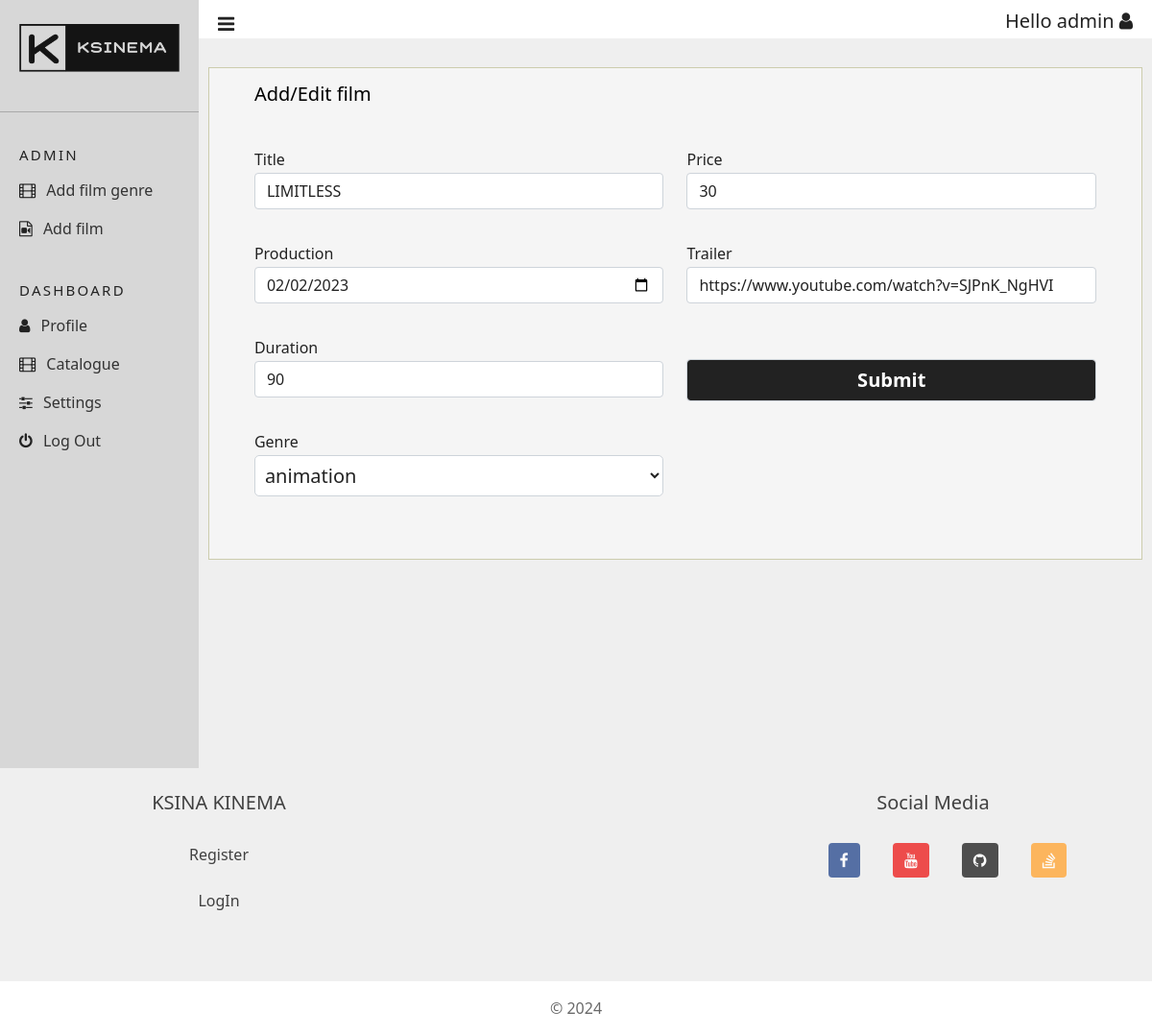
/admin/edit-film.php?id=4 (signed in), run on the app's committed database.
### tables this page shows
CREATE TABLE `film` (
  `id` bigint(20) UNSIGNED NOT NULL,
  `title` varchar(32) NOT NULL,
  `production` date DEFAULT NULL,
  `duration` smallint(5) UNSIGNED NOT NULL,
  `genre_id` bigint(20) UNSIGNED DEFAULT NULL,
  `price` smallint(5) UNSIGNED NOT NULL,
  `trailer` varchar(128) DEFAULT NULL,
  `poster` varchar(128) DEFAULT NULL,
  `video` varchar(128) NOT NULL
);

### src/lib/film-form.php (the view, shortened to what this page needs)
<?php
require_once("connect.php");
?>
<form id="role-form" class="cataloge" method="post" action="./process-add-film.php" enctype="multipart/form-data">
    <div class="container">
        <div class="row">
            <h2 class="h-form">Add/Edit film</h2>
            <div class="col-sm">
                <div>
                    <label for="title">Title</label>
                    <input type="text" id="title" name="title" class="form-control" value=<?php echo "\"$title\"" ?> required>
                </div>
                <div>
                    <label for="production">Production</label>
                    <input type="date" id="production" name="production" class="form-control" value=<?php echo "\"$production\"" ?> required>
                </div>
                <div>
                    <label for="duration">Duration</label>
                    <input type="number" id="duration" name="duration" class="form-control" value=<?php echo "\"$duration\"" ?> min="1" required>
                </div>
                <div>
                    <label for="genre">Genre</label>
                    <select id="genre" name="genre" class="genre-select">
                        <?php
                        $query = "select * from `genre`;";
                        $res = mysqli_query($conn, $query);
                        if ($res) {
                            while ($arr = mysqli_fetch_assoc($res)) {
                                $id = $arr["id"];
                                $selected = "";
                                printf("<option value=\"%s\"%s>%s</option>", $id, $selected, $arr["name"]);
                            }
                        } else {
                            echo "Error! No genre in db";
                        }
                        ?>
                    </select>
                </div>
            </div>
            <div class="col-sm">
                <div>
                    <label for="price">Price</label>
                    <input type="number" id="price" name="price" class="form-control" value=<?php echo "\"$price\"" ?> min="1" required>
                </div>
                <div>
                    <label for="traile">Trailer</label>
                    <input type="text" id="trialer" name="trailer" class="form-control" value=<?php echo "\"$trailer\"" ?> required>
                </div>
                <div class="film-submit">
                    <input type="submit" value="submit" class="form-control btn-sec">
                </div>
            </div>
        </div>
    </div>
</form>

### src/resource/static/css/style.css (style rules this page uses)
.h-form { margin-bottom: 40px; color: #000 !important; filter: brightness(105%); font-size: 20px; }
label { font-size: 16px; }
.btn-sec { background-color: #222 !important; font-weight: bold !important; font-size: 20px !important; color: white !important; text-transform: capitalize; }

### src/resource/static/css/admin.css (style rules this page uses)
body { background-color: #efefef; color: #222; }
input[type="text"], input[type="hidden"], input[type="date"], input[type="number"], input[type="file"] { background-color: #fff; color: #222; }
.cataloge { margin-left: 10px; margin-right: 10px; padding: 15px 35px 45px; border: 1px solid #ccccad; margin-top: 30px; margin-bottom: 30px; background-color: #f5f5f5; color: #222; font-size: 20px; }
.genre-select { width: 100%; color: white; font-weight: 400; border: 1px solid #ced4da; background-color: #fff; border-radius: 5px; color: #222; padding-right: 6px; padding-left: 6px; padding: 6px; margin-bottom: 20px; }
.film-submit { margin-top: 28px; }

### data on the page
film: title "LIMITLESS", production "02/02/2023", duration "90", price "30", trailer "https://www.youtube.com/watch?v=SJPnK_NgHVI"

### other printed values
$_SESSION["first_name"] "admin"
form field genre "animation"
